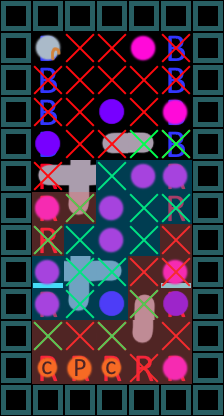

Below is a game level as drawn by its tile map, then a one-line description and the .tmx file that defines it, in full:
An orthogonal 7x13 tile map with 32x32 px tiles, 6 tile layers (bus, people, distancing, people, ...).

<map version="1.2" tiledversion="1.3.4" orientation="orthogonal" renderorder="right-down" width="7" height="13" tilewidth="32" tileheight="32" infinite="0" nextlayerid="9" nextobjectid="1">
 <tileset firstgid="1" source="rough sprites for level design.tsx" />
 <layer id="1" name="bus" width="7" height="13" locked="1">
  <data encoding="csv">
4,4,4,4,4,4,4,
4,1,0,0,0,1,4,
4,1,0,0,0,1,4,
4,1,0,0,0,1,4,
4,1,0,0,0,1,4,
4,2,0,0,0,2,4,
4,2,0,0,0,2,4,
4,2,0,0,0,0,4,
4,3,0,0,0,3,4,
4,2,0,0,0,2,4,
4,0,0,0,0,0,4,
4,2,2,2,2,2,4,
4,4,4,4,4,4,4
</data>
 </layer>
 <group id="5" name="Unmoveable">
  <layer id="6" name="people" width="7" height="13">
   <data encoding="csv">
0,0,0,0,0,0,0,
0,5,0,0,7,0,0,
0,0,0,0,0,0,0,
0,0,0,21,0,7,0,
0,21,0,29,31,0,0,
0,29,30,0,0,0,0,
0,7,32,0,0,0,0,
0,0,0,0,0,0,0,
0,0,0,0,0,7,0,
0,0,0,0,22,21,0,
0,0,0,9,32,0,0,
0,12,11,12,9,7,0,
0,0,0,0,0,0,0
</data>
  </layer>
  <layer id="7" name="distancing" width="7" height="13">
   <data encoding="csv">
0,0,0,0,0,0,0,
0,0,9,9,0,9,0,
0,9,9,9,9,9,0,
0,9,9,0,9,0,0,
0,0,9,9,0,9,0,
0,9,0,0,0,0,0,
0,0,9,0,0,0,0,
0,9,0,0,0,9,0,
0,0,0,0,9,9,0,
0,0,0,0,9,0,0,
0,9,9,9,0,9,0,
0,0,0,0,0,0,0,
0,0,0,0,0,0,0
</data>
  </layer>
 </group>
 <group id="4" name="Moveable">
  <layer id="2" name="people" width="7" height="13">
   <data encoding="csv">
0,0,0,0,0,0,0,
0,0,0,0,0,0,0,
0,0,0,0,0,0,0,
0,0,0,0,0,0,0,
0,0,0,0,0,0,0,
0,0,0,0,7,7,0,
0,0,0,7,0,0,0,
0,0,0,7,0,0,0,
0,7,30,31,0,0,0,
0,7,32,21,0,0,0,
0,0,0,0,0,0,0,
0,0,0,0,0,0,0,
0,0,0,0,0,0,0
</data>
  </layer>
  <layer id="3" name="distancing" width="7" height="13">
   <data encoding="csv">
0,0,0,0,0,0,0,
0,0,0,0,0,0,0,
0,0,0,0,0,0,0,
0,0,0,0,0,0,0,
0,0,0,0,10,10,0,
0,0,0,10,0,0,0,
0,0,10,0,10,10,0,
0,10,10,0,10,0,0,
0,0,10,10,0,0,0,
0,0,10,0,10,0,0,
0,10,0,10,0,0,0,
0,0,0,0,0,0,0,
0,0,0,0,0,0,0
</data>
  </layer>
 </group>
 <layer id="8" name="areas" width="7" height="13">
  <data encoding="csv">
0,0,0,0,0,0,0,
0,0,0,0,0,0,0,
0,0,0,0,0,0,0,
0,0,0,0,0,0,0,
0,0,0,0,0,0,0,
0,0,0,33,33,33,0,
0,34,34,33,33,33,0,
0,34,33,33,33,34,0,
0,33,33,33,34,34,0,
0,33,33,33,34,34,0,
0,34,34,34,34,34,0,
0,34,34,34,34,34,0,
0,0,0,0,0,0,0
</data>
 </layer>
</map>
